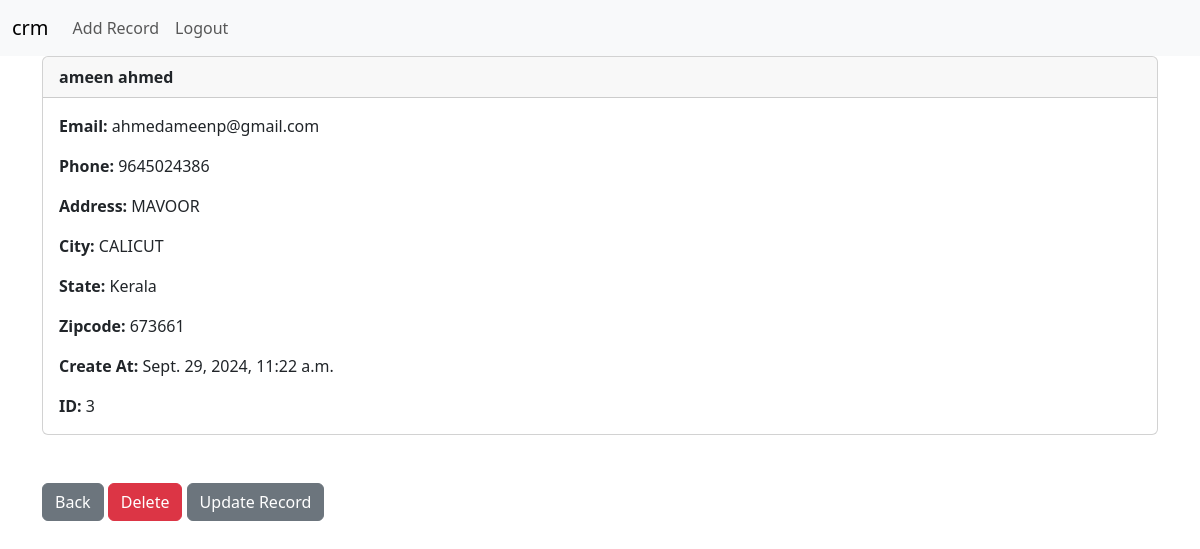
Screenshot of /record/3 (signed in) with the database file from the repository.
### website/models.py (models this page shows, shortened)
class Record(models.Model):
    created_at = models.DateTimeField(auto_now_add=True)
    first_name = models.CharField(max_length=50)
    last_name =  models.CharField(max_length=50)
    email =  models.CharField(max_length=100)
    phone = models.CharField(max_length=15)
    address =  models.CharField(max_length=100)
    city =  models.CharField(max_length=50)
    state =  models.CharField(max_length=50)
    zipcode =  models.CharField(max_length=20)

### website/views.py (the view)
# urls.py: path('record/<int:pk>', views.customer_record,name = 'record'),
def customer_record(request,pk):
    if request.user.is_authenticated:
        customer_record = Record.objects.get(id = pk)
        return render(request, 'record.html', {'customer_record':customer_record})
    else:
        messages.success(request,"you must be logged in")
        return redirect('home')

### website/templates/record.html
{% extends 'base.html' %}
{% block content %}
<div class="card">
  <div class="card-header"><strong>
    	{{ customer_record.first_name }}
		{{ customer_record.last_name }}</strong>
  </div>
  <div class="card-body">
<p class="card-text">
<strong>Email: </strong>{{ customer_record.email }}</p>
<p class="card-text">
<strong>Phone: </strong>{{ customer_record.phone }}
</p>
<p class="card-text">
<strong>Address: </strong>{{ customer_record.address }}</p>
<p class="card-text">
<strong>City: </strong>{{ customer_record.city }}</p>
<p class="card-text">
<strong>State: </strong>{{ customer_record.state }}</p>
<p class="card-text">
<strong>Zipcode: </strong>{{ customer_record.zipcode }}</p>
<p class="card-text">
<strong>Create At: </strong>{{ customer_record.created_at }}</p>
<p class="card-text">
<strong>ID: </strong>{{ customer_record.id }}</p>
  </div>
</div>
<br/><br/>
<a href="{% url 'home' %}" class="btn btn-secondary">Back</a>
<a href="{% url 'delete_customer' customer_record.id %}" class="btn btn-danger">Delete</a>
<a href = "{% url 'update_record' customer_record.id  %}" class = "btn btn-secondary">Update Record</a>
{% endblock %}

### rows the page displays
Record: first_name "ameen", last_name "ahmed", email "ahmedameenp@gmail.com", phone "9645024386", address "MAVOOR", city "CALICUT", state "Kerala", zipcode "673661", created_at "Sept. 29, 2024, 11:22 a.m.", id "3"
